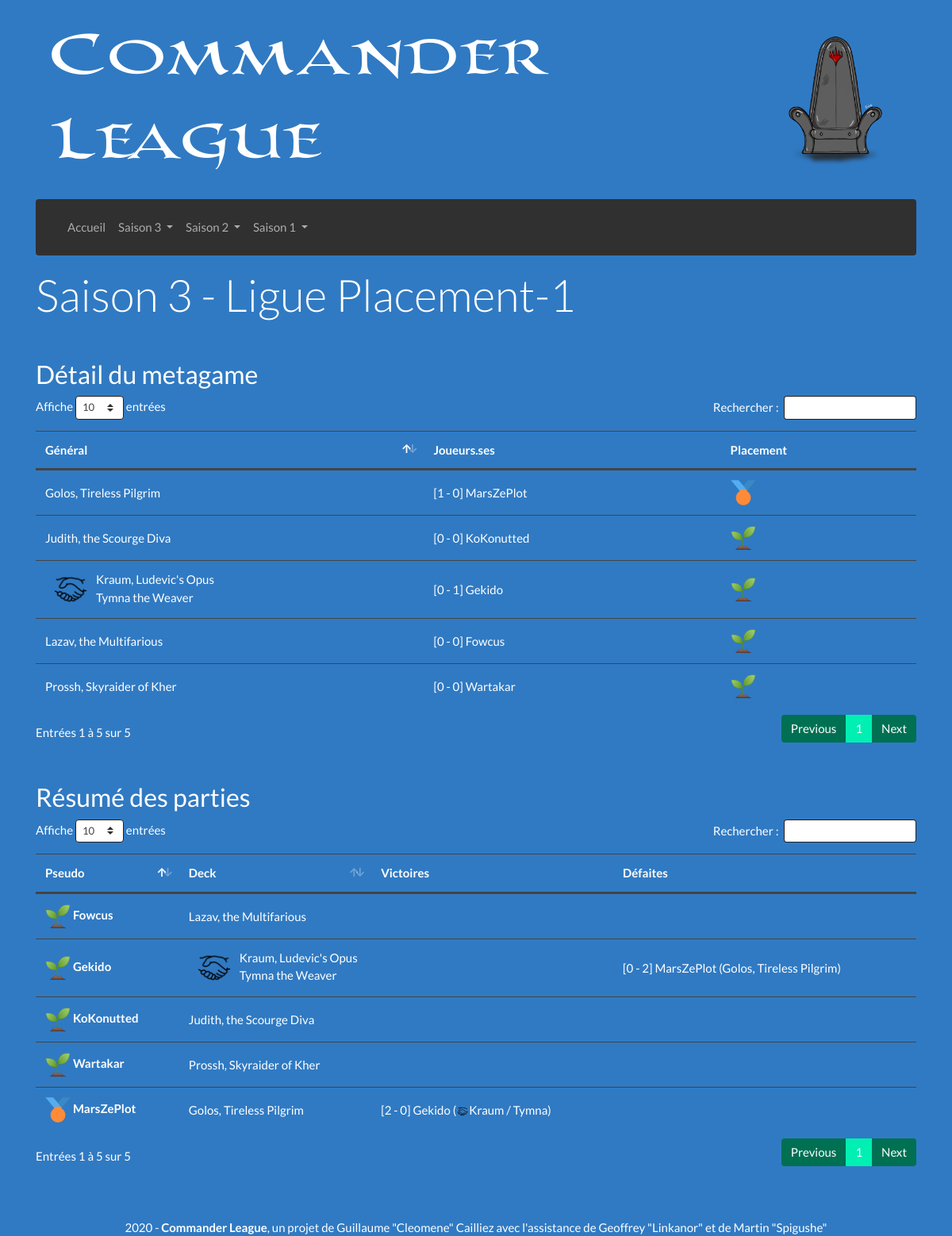
Screenshot of /Saison-3/Ligue-Placement-1 with the database file from the repository.
### tables this page shows
CREATE TABLE "participants" (
	"id_discord"	TEXT,
	"pseudo"	TEXT NOT NULL,
	"nom_role"	TEXT NOT NULL,
	PRIMARY KEY("id_discord")
);

CREATE TABLE "decks" (
	"id_deck"	INTEGER PRIMARY KEY AUTOINCREMENT,
	"id_discord"	TEXT NOT NULL,
	"est_joue"	INTEGER NOT NULL,
	"cle_MV"	INTEGER NOT NULL,
	"hash"	TEXT NOT NULL,
	"liste"	TEXT NOT NULL,
	"general"	TEXT NOT NULL
);

### index.php (called while the page is built, shortened)
<?php
$parametres = array_merge($_GET,$_POST);
require_once('Controleur.php');

### Afficher/Controleur.php (called while the page is built, shortened)
<?php
function getContenu ()
{
	if (isset($_GET['saison']) && isset($_GET['ligue']))
	{
		if (preg_match("/Placement/", $_GET['ligue']))
		{
			require_once('Afficher/Elements/Placement/Controleur.php');
		}
	}
	else
	{
		require_once('Afficher/Elements/Saison.php');
	}
	return Affichage($helper);
}
require_once('Afficher/Vue.php');

### Afficher/Vue.php (called while the page is built)
<?php
$contenu = getContenu();
require_once('Afficher/Elements/Gabarit.php');

### Afficher/Elements/Tableaux/TableauMetagame.php (called while the page is built)
<?php
require_once("Afficher/Elements/Tableaux/Vue_TableauMetagame.php");
function afficherTableauMetagame ($helper) {
	$lignes = array();
	for ($i = 0; $i < count($helper['infos']['pseudo']); $i++) {
		$cle = $helper['infos']['pseudo'][$i];
		if (!in_array($helper[$cle]['general'], $lignes)) {
			$lignes[$helper[$cle]['general']]['general'] = afficheGeneralMetagame($helper[$cle]['general']);
			$lignes[$helper[$cle]['general']]['joueurs'][] = $cle;
			$lignes[$helper[$cle]['general']][$cle]['parties'] = $helper[$cle]['victoires'] . " - " . $helper[$cle]['defaites'];
			$lignes[$helper[$cle]['general']][$cle]['ligue'] = min(3,$helper[$cle]['victoires']);
		}
	}
	return tableauMetagame($lignes);
}

### Modele.php (called while the page is built, shortened)
<?php
function getBdd() {
	$bdd = new PDO("sqlite:BD/database.sqlite");
	    $bdd->setAttribute(PDO::ATTR_DEFAULT_FETCH_MODE, PDO::FETCH_ASSOC);
	    $bdd->setAttribute(PDO::ATTR_ERRMODE, PDO::ERRMODE_EXCEPTION);
	$bdd->query($_SESSION['dicoTables']['tableParticipants']);
	$bdd->query($_SESSION['dicoTables']['tableRoles']);
	$bdd->query($_SESSION['dicoTables']['tableDecks']);
	$bdd->query($_SESSION['dicoTables']['tableResultats']);
	$bdd->query($_SESSION['dicoTables']['tableLigues']);
	return $bdd;
}
function executerRequete($sql, $params = null) {
	if ($params == null) {
		$resultat = getBdd()->query($sql);
	} else {
		$resultat = getBdd()->prepare($sql);
		$resultat->execute($params);
	}
	return $resultat;
}

### Afficher/Elements/Resultats/Details.php (called while the page is built, shortened)
<?php
$helper = array();
$sql = "SELECT liste_decks FROM ligues
		WHERE num_saison = :s AND nom_ligue = :l;";
$helper['infos']['saison'] = $_GET['saison'];
$helper['infos']['ligue']  = preg_split("/-/",$_GET['ligue'])[0];
$donnees = array(
	':l' => $_GET['ligue'],
	':s' => $helper['infos']['saison'],
);
$requete = executerRequete($sql,$donnees);
$resultat = $requete->fetch()['liste_decks'];
$_liste = preg_split('/, /i',$resultat);
$helper['infos']['decks'] = $_liste;
$_nbDecks = count($helper['infos']['decks']);
$helper['infos']['nbDecks'] = $_nbDecks;
$helper['infos']['max'] = $_nbDecks * ($_nbDecks - 1) / 2;
$helper['infos']['joues'] = 0;
$sql = "SELECT * FROM participants p
		JOIN decks d ON p.id_discord = d.id_discord
		WHERE d.id_deck = :id;";
for ($i = 0; $i < count($helper['infos']['decks']); $i++) {
	$requete = executerRequete($sql,array(':id'=>$helper['infos']['decks'][$i]));
	$resultat = $requete->fetch();
	$helper['infos']['pseudo'][] = $resultat['pseudo'];
	$helper['infos']['id_discord'][] = $resultat['id_discord'];
	$helper[$resultat['id_deck']] = array(
		'pseudo'		=> $resultat['pseudo'],
		'id_discord'	=> $resultat['id_discord'],
		'id_deck'		=> $resultat['id_deck'],
		'liste'			=> $resultat['liste'],
		'general'		=> $resultat['general'],
		'hash'			=> $resultat['hash'],
		'parties'		=> array(),
		'victoires'		=> 0,
		'defaites'		=> 0,
	);
}
$sql = "SELECT * FROM resultats r
		JOIN decks d ON d.id_deck = r.id_deck1
		WHERE r.id_deck1 = :id AND
		saison = :s AND ligue = :l;";
$donnees = array(
	':s' => $helper['infos']['saison'],
	':l' => $helper['infos']['ligue'],
);
for ($i = 0; $i < count($helper['infos']['decks']); $i++) {
	$donnees[':id'] = $helper['infos']['decks'][$i];
	$requete = executerRequete($sql,$donnees);
	while ($resultat = $requete->fetch()) {
		$id1 = $resultat['id_deck1'];
		$id2 = $resultat['id_deck2'];
		$helper[$id1]['parties'][$id2] = array(
			'p_result'	=> $resultat['resultat_deck1'],
			'p_deck'	=> $resultat['id_deck1'],
			'o_result'	=> $resultat['resultat_deck2'],
			'o_deck'	=> $resultat['id_deck2'],
			'o_pseudo'	=> $helper[$resultat['id_deck2']]['pseudo'],
			'string'	=> $resultat['resultat_deck1'] . " - " . $resultat['resultat_deck2'],
			'result'	=>
				($resultat['resultat_deck1'] > $resultat['resultat_deck2']) ?
					'win' : 'lose',
			'w_deck'	=>
				($resultat['resultat_deck1'] > $resultat['resultat_deck2']) ?
					$resultat['id_deck1'] : $resultat['id_deck2'],
			'w_pseudo'	=>
				($resultat['resultat_deck1'] > $resultat['resultat_deck2']) ?
					$helper[$resultat['id_deck1']]['pseudo'] :
					$helper[$resultat['id_deck2']]['pseudo'],
			'w_discord'	=>
				($resultat['resultat_deck1'] > $resultat['resultat_deck2']) ?
					$helper[$resultat['id_deck1']]['id_discord'] :
					$helper[$resultat['id_deck2']]['id_discord'],
			'w_general' =>
				($resultat['resultat_deck1'] > $resultat['resultat_deck2']) ?
					$helper[$resultat['id_deck1']]['general'] :
					$helper[$resultat['id_deck2']]['general'],
		);
		$helper[$id2]['parties'][$id1] = array(
			'p_result'	=> $resultat['resultat_deck2'],
			'p_deck'	=> $resultat['id_deck2'],
			'o_result'	=> $resultat['resultat_deck1'],
			'o_deck'	=> $resultat['id_deck1'],
			'o_pseudo'	=> $helper[$resultat['id_deck1']]['pseudo'],
			'string'	=> $resultat['resultat_deck2'] . " - " . $resultat['resultat_deck1'],
			'result'	=> ($resultat['resultat_deck2'] > $resultat['resultat_deck1']) ?
					'win' : 'lose',
			'w_deck'	=>
				($resultat['resultat_deck2'] > $resultat['resultat_deck1']) ?
					$resultat['id_deck2'] : $resultat['id_deck1'],
			'w_pseudo'	=>
				($resultat['resultat_deck2'] > $resultat['resultat_deck1']) ?
					$helper[$resultat['id_deck2']]['pseudo'] :
					$helper[$resultat['id_deck1']]['pseudo'],
			'w_discord'	=>
				($resultat['resultat_deck2'] > $resultat['resultat_deck1']) ?
					$helper[$resultat['id_deck2']]['id_discord'] :
					$helper[$resultat['id_deck1']]['id_discord'],
			'w_general' =>
				($resultat['resultat_deck2'] > $resultat['resultat_deck1']) ?
					$helper[$resultat['id_deck2']]['general'] :
					$helper[$resultat['id_deck1']]['general'],
		);
		$cle1 = $helper[$id1]['pseudo'];
		$cle2 = $helper[$id2]['pseudo'];
		$helper[$id1]['parties'][$cle2] = $helper[$id1]['parties'][$id2];
		$helper[$id2]['parties'][$cle1] = $helper[$id2]['parties'][$id1];
		$cle1 = $helper[$id1]['id_discord'];
		$cle2 = $helper[$id2]['id_discord'];
		$helper[$id1]['parties'][$cle2] = $helper[$id1]['parties'][$id2];
		$helper[$id2]['parties'][$cle1] = $helper[$id2]['parties'][$id1];
		$helper[$id1]['victoires'] +=
			($helper[$id1]['parties'][$id2]['result'] == 'win') ? 1 : 0;
		$helper[$id1]['defaites'] +=
			($helper[$id1]['parties'][$id2]['result'] == 'lose') ? 1 : 0;
		$helper[$id2]['victoires'] +=
			($helper[$id2]['parties'][$id1]['result'] == 'win') ? 1 : 0;
		$helper[$id2]['defaites'] +=
			($helper[$id2]['parties'][$id1]['result'] == 'lose') ? 1 : 0;
		$helper['infos']['joues']  += 1;
	}
}

### Afficher/Elements/Placement/Controleur.php (called while the page is built)
<?php
require_once('Afficher/Elements/Modele.php');
require_once('Afficher/Elements/Placement/Modele.php');
if (preg_match("/[0-9]/",$_GET['ligue'])) {
	require_once("Afficher/Elements/Resultats/Details.php");
	require_once("Afficher/Elements/Vue/Vue_Groupe.php");
} else {
	require_once("Afficher/Elements/Resultats/Placement.php");
	require_once("Afficher/Elements/Vue/Vue_Placement.php");
}

### Afficher/Elements/Tableaux/TableauParties.php (called while the page is built)
<?php
require_once("Afficher/Elements/Tableaux/Vue_TableauParties.php");
function afficherTableauParties ($helper) {
	return tableauParties($helper);
}

### Afficher/Elements/Tableaux/Vue_TableauParties.php (the view, shortened to what this page needs)
<?php
function tableauParties ($helper) {
	ob_start(); ?>
	<div class="table-responsive mb-5">
	<table id="tablePlacements" class="table table-hover" aria-describedby="tablePlacements">
		<thead>
			<tr>
				<th scope="col" class="sorting" aria-controls="tablePlacements">Pseudo</th>
				<th scope="col">Deck</th>
				<th scope="col">Victoires</th>
				<th scope="col">Défaites</th>
			</tr>
		</thead>
		<tbody>
		<?php
		for ($i = 0; $i < count($helper['infos']['pseudo']); $i++) {
			$cle = $helper['infos']['pseudo'][$i];
			$parties = $helper[$cle]['parties'];
			?>
			<tr>
				<th scope="row" class="align-middle">
					<img src="Afficher/Icones/Placement-<?= min(3,$helper[$cle]['victoires']) ?>.png" width="32px">
					<?= $cle ?>
				</th>
				<td class="align-middle sorting_1">
					<?= afficheGeneralMetagame($helper[$cle]['general']) ?>
				</td>
				<td class="align-middle">
					<?php foreach ($helper['infos']['pseudo'] as $key => $pseudo) :
						if ($pseudo == $cle) continue;
						if ($parties[$pseudo]['p_result'] > $parties[$pseudo]['o_result']) : ?>
							<span>
								[<?= $parties[$pseudo]['string'] ?>]
								<?= $parties[$pseudo]['o_pseudo'] ?>
								(<?= afficheGeneralInline($helper[$pseudo]['general'])?>)
							</span><br/>
						<?php endif;
					endforeach; ?>
				</td>
				<td class="align-middle">
					<?php foreach ($helper['infos']['pseudo'] as $key => $pseudo) {
						if ($pseudo == $cle) continue;
						if ($parties[$pseudo]['o_result'] > $parties[$pseudo]['p_result']) : ?>
							<span>
								[<?= $parties[$pseudo]['string'] ?>]
								<?= $parties[$pseudo]['o_pseudo'] ?>
								(<?= afficheGeneralInline($helper[$pseudo]['general'])?>)
							</span><br/>
						<?php endif;
					}?>
				</td>
			</tr>
			<?php
		}
		?>
		</tbody>
	</table>
	</div>
	<?php return ob_get_clean();
}

### Controleur.php
<?php
require_once('Modele.php');
if  (isset($parametres['page']) && ($parametres['page'] != "")) {
	require_once($parametres['page'].'/Modele.php');
	require_once($parametres['page'].'/Controleur.php');
} else {
	require_once('Afficher/Modele.php');
	require_once('Afficher/Controleur.php');
	require_once('Afficher/Vue.php');
}

### Afficher/Elements/Vue/Vue_Groupe.php
<?php
function Affichage ($helper) {
	$affichage = "<h3 class='mt-3'>Détail du metagame</h3>";
	$affichage .= afficherTableauMetagame ($helper);
	$affichage .= "<div class='my-5'></div>";
	$affichage .= "<h3 class='mt-3'>Résumé des parties</h3>";
	$affichage .= afficherTableauParties ($helper);
	$affichage .= "<div class='my-5'></div>";
	return $affichage;
}

### Afficher/Elements/Placement/Modele.php (shortened to what this page needs)
<?php
function afficheGeneralMetagame ($texte) {
	$contraintes = "";
	if (preg_match('/\//i',$texte)) $contraintes .= "P";
	if ($contraintes == "") return $texte;
	if (preg_match('/p/i',$contraintes)) {
		$liste_partners = (preg_match('/c/i',$contraintes)) ? preg_split('/\(/',$texte)[0] : $texte;
		$partenaires = array(preg_split('/\/\//i',$liste_partners)[0],preg_split('/\/\//i',$liste_partners)[1]);
		$retour = imagePartenaires("principal") . "<div>" . $partenaires[0] . "<br />" . $partenaires[1] . "</div>";
	}
	return $retour;
}
function afficheGeneralInline ($texte) {
	$contraintes = "";
	if (preg_match('/\//i',$texte)) $contraintes .= "P";
	if ($contraintes == "") return $texte;
	if (preg_match('/p/i',$contraintes)) {
		$partenaires = array(
			preg_split('/[\s,]+/',preg_split('/\/\//i',$texte)[0])[0],
			preg_split('/[\s,]+/',preg_split('/\/\//i',$texte)[1])[1]
		);
		$liste_partners = (preg_match('/c/i',$contraintes)) ? preg_split('/\(/',$texte)[0] : $texte;
		$retour = imagePartenaires() .
			"<a class='text-decoration-none text-reset' title='$liste_partners'>" .
			$partenaires[0] . " / " . $partenaires[1] . "</a>";
	}
	return $retour;
}

### Afficher/Elements/Modele.php (shortened to what this page needs)
<?php
require_once('Afficher/Elements/Tableaux/TableauMetagame.php');
require_once('Afficher/Elements/Tableaux/TableauParties.php');
function imagePartenaires ($place = "" , $texte = "") {
	if ($place == "principal") {
		return "<img src='/Afficher/Icones/Partner.png' width='48px' title='$texte' class='float-left mx-2' />";}
	if ($place != "adversaire") {
		return "<img src='/Afficher/Icones/Partner.png' width='16px' title='$texte' />";
	}
}

### Afficher/Elements/Tableaux/Vue_TableauMetagame.php (shortened to what this page needs)
<?php
function tableauMetagame ($lignes) {
	ob_start(); ?>
	<div class="table-responsive text-nowrap mb-5">
	<table id="tableMetagame" class="table table-hover" aria-describedby="tableMetagame">
		<thead>
			<tr>
				<th scope="col" class="sorting" aria-controls="tablePlacements">Général</th>
				<th scope="col">Joueurs.ses</th>
				<th scope="col">Placement</th>
			</tr>
		</thead>
		<tbody>
		<?php foreach ($lignes as $general => $ligne): ?>
			<tr>
				<td class="align-middle"><?= $ligne['general'] ?></td>
				<td class="align-middle">
					<?php for ($i = 0; $i < count ($ligne['joueurs']); $i++) {
						echo "[".$ligne[$ligne['joueurs'][$i]]['parties']."] ".$ligne['joueurs'][$i]."<br>";
					} ?>
				</td>
				<td class="align-middle">
					<?php for ($i = 0; $i < count ($ligne['joueurs']); $i++) : ?>
						<img src="Afficher/Icones/Placement-<?= $ligne[$ligne['joueurs'][$i]]['ligue'] ?>.png" width="32px">
					<?php endfor; ?>
				</td>
			</tr>
		<?php endforeach; ?>
		</tbody>
	</table>
	</div>
	<?php return ob_get_clean();
}

### Afficher/Elements/Gabarit.php (shortened to what this page needs)
<!doctype html>
<html lang="en">
<head>
	<link rel="stylesheet" href="/Afficher/Addons/darkly.theme.bootstrap.css">
	<link rel="stylesheet" href="/Afficher/CSS/Polices/pr-columbandemo.css">
	<link rel="stylesheet" href="/Afficher/CSS/overriding.css">
</head>
<body>
<div class="container">
	<h1 class="display-2 m-3 p-1">
		<img src="Afficher/CSS/Images/Logo.png" height="200" class='float-right mx-2' alt="">
		Commander League
	</h1>
	<?php require_once('Afficher/Elements/Menu.php'); ?>
	<?php if (isset($_GET['saison']) && isset($_GET['ligue'])) : ?>
		<div class="display-4 mb-5">Saison <?= $_GET['saison'] ?> - Ligue <?= ucfirst($_GET['ligue']) ?></div>
	<?php endif; ?>
	<div id="contenu">
	<?= $contenu ?>
	</div>
	<div class="pb-3">
	</div>
	<footer class="container sticky-bottom text-center">
	2020 - <b>Commander League</b>, un projet de Guillaume "Cleomene" Cailliez avec l'assistance de Geoffrey "Linkanor" et de Martin "Spigushe"
	</footer>
</div>
<link rel="stylesheet" href="Afficher/Addons/datatables.bootstrap4.css">
</body>
</html>

### Afficher/Elements/Menu.php (shortened to what this page needs)
<nav class="navbar navbar-expand-lg navbar-dark bg-dark my-3">
	<div class="collapse navbar-collapse" id="navbarSupportedContent">
		<ul class="navbar-nav mr-auto">
			<li class="nav-item">
				<a class="nav-link" href="/">Accueil</a>
			</li>
			<li class="nav-item dropdown">
				<a class="nav-link dropdown-toggle" href="#" id="navbarDropdown" role="button" data-toggle="dropdown" aria-haspopup="true" aria-expanded="false">
				Saison 3
				</a>
			</li>
			<li class="nav-item dropdown">
				<a class="nav-link dropdown-toggle" href="#" id="navbarDropdown" role="button" data-toggle="dropdown" aria-haspopup="true" aria-expanded="false">
				Saison 2
				</a>
			</li>
			<li class="nav-item dropdown">
				<a class="nav-link dropdown-toggle" href="#" id="navbarDropdown" role="button" data-toggle="dropdown" aria-haspopup="true" aria-expanded="false">
				Saison 1
				</a>
			</li>
		</ul>
	</div>
</nav>

### Afficher/CSS/overriding.css (style rules this page uses)
body { background-image: url('/Afficher/CSS/Images/Background.png'); background-color: #307AC3; background-size: 100%; }
h1 { font-family: pr-columbandemo; }
.navbar { border-radius: 4px; }

### rows the page displays
participants: decks.general "Kraum, Ludevic's Opus", decks.general "Tymna the Weaver", string "2 - 0", o_pseudo "Gekido", decks.general "Kraum", decks.general "Tymna"
participants: decks.general "Lazav, the Multifarious"
participants: string "0 - 2", pseudo "MarsZePlot", decks.general "Golos, Tireless Pilgrim", shows a picture, cle "MarsZePlot"
participants: decks.general "Judith, the Scourge Diva"
participants: decks.general "Prossh, Skyraider of Kher"

### other values shown
$_GET['saison'] "3"
$_GET['ligue'] "Placement-1"
$ligne['general'] "Lazav, the Multifarious"
$ligne[$ligne['joueurs'][$i]]['parties'] "0 - 0"
$ligne['joueurs'][$i] "Fowcus"
$ligne[$ligne['joueurs'][$i]]['parties'] "0 - 1"
$ligne['joueurs'][$i] "Gekido"
$ligne['general'] "Judith, the Scourge Diva"
$ligne['joueurs'][$i] "KoKonutted"
$ligne['general'] "Golos, Tireless Pilgrim"
$ligne[$ligne['joueurs'][$i]]['parties'] "1 - 0"
$ligne['joueurs'][$i] "MarsZePlot"
$ligne['general'] "Prossh, Skyraider of Kher"
$ligne['joueurs'][$i] "Wartakar"
$cle "Fowcus"
